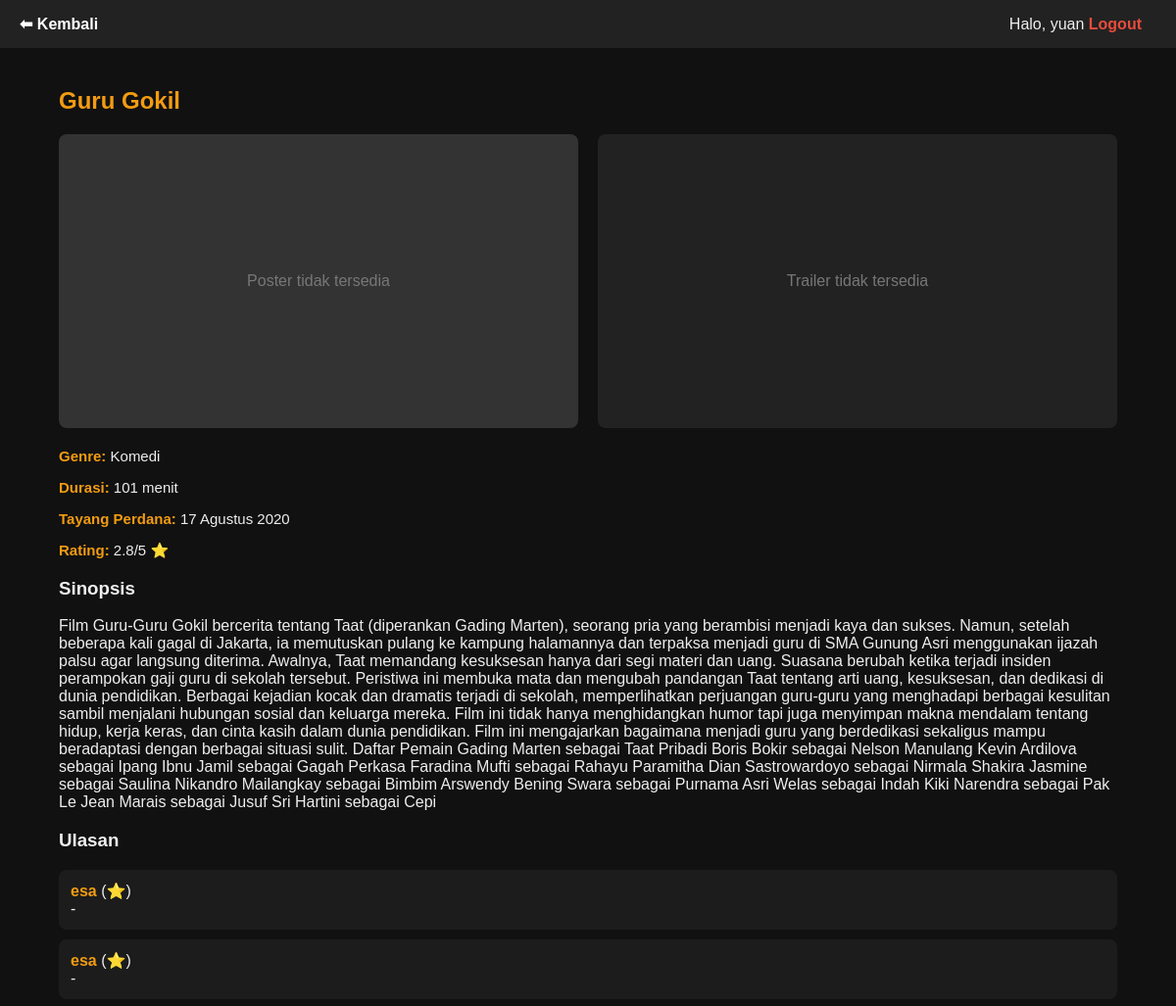
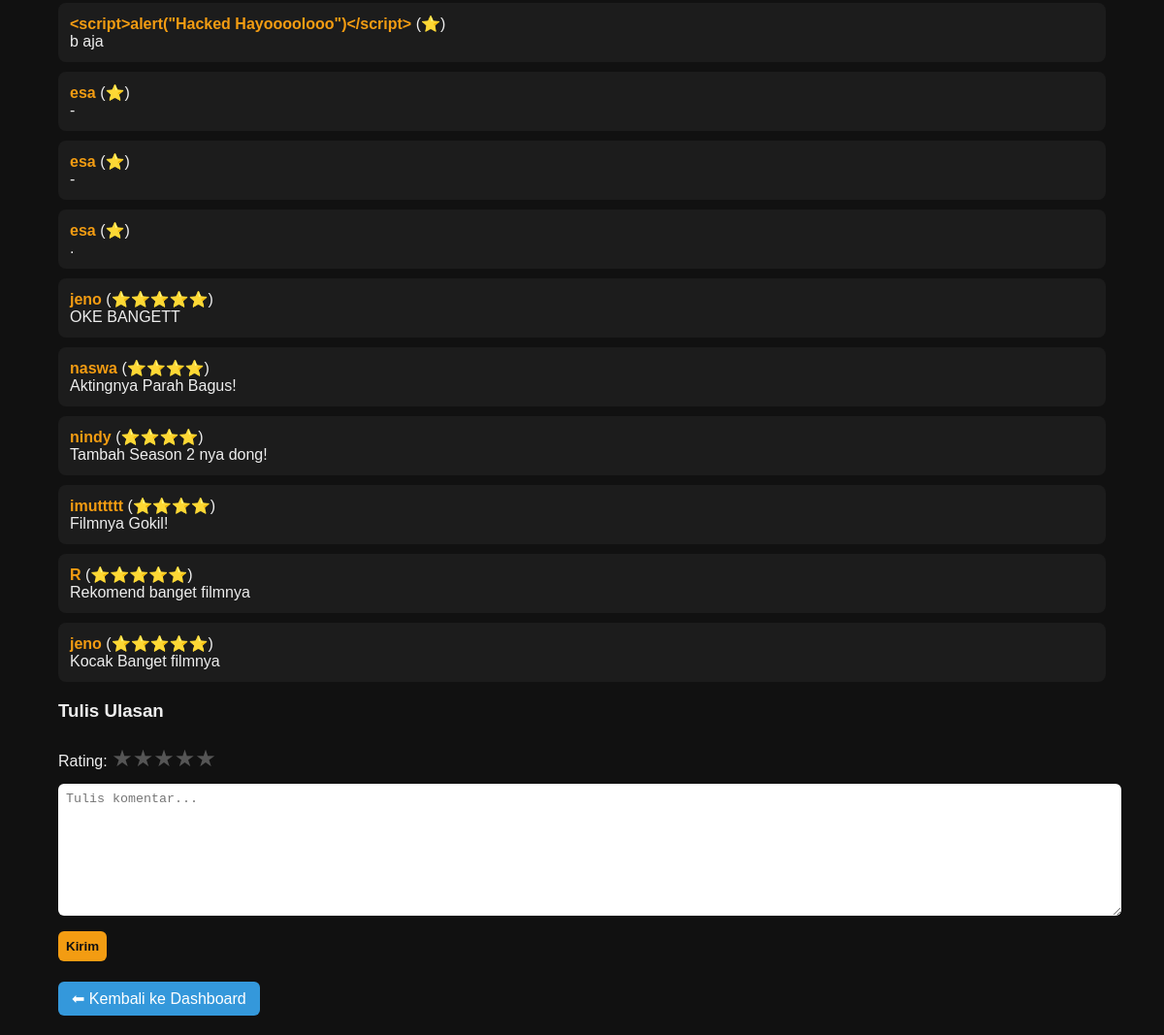
Screenshot of /detail_film.php?id=9 (signed in) with the database file from the repository (2 pictures, top to bottom).
### tables this page shows
CREATE TABLE films(
id INTEGER PRIMARY KEY AUTOINCREMENT,
judul TEXT NOT NULL,
genre TEXT NOT NULL,
durasi TEXT NOT NULL,
jadwal TEXT NOT NULL,
sinopsis TEXT,
poster TEXT,
trailer TEXT
);

CREATE TABLE ratings(
id INTEGER PRIMARY KEY AUTOINCREMENT,
username TEXT,
rating INTEGER,
komentar TEXT,
film_id INTEGER,
FOREIGN KEY (film_id) REFERENCES films(id)
);

### detail_film.php (the view, shortened to what this page needs)
<?php
include 'koneksi.php';
$id = (int)($_GET['id'] ?? 0);
$stmt = $koneksi->prepare("SELECT * FROM films WHERE id=?");
$stmt->execute([$id]);
$film = $stmt->fetch(PDO::FETCH_ASSOC);
$sinopsis = $film['sinopsis'];
$stmt = $koneksi->prepare("SELECT AVG(rating) as avg_rating FROM ratings WHERE film_id=?");
$stmt->execute([$id]);
$avg = $stmt->fetch(PDO::FETCH_ASSOC)['avg_rating'] ?? 0;
$stmt = $koneksi->prepare("SELECT * FROM ratings WHERE film_id=? ORDER BY id DESC");
$stmt->execute([$id]);
$ulasan = $stmt->fetchAll(PDO::FETCH_ASSOC);
$posterPath = '';
$trailerPath = '';
$backLink = "index.php";
if (isset($_SESSION['role'])) {
    if ($_SESSION['role'] == 'admin') {
        $backLink = "dashboard_admin.php";
    } else {
        $backLink = "dashboard_users.php";
    }
}
?>
<!DOCTYPE html>
<html lang="id">
<head>
</head>
<body>
<div class="topbar">
    <div><a href="<?php echo $backLink; ?>">⬅ Kembali</a></div>
    <div>
        <?php if (isset($_SESSION['username'])): ?>
            <span>Halo, <?php echo htmlspecialchars($_SESSION['username']); ?></span>
            <a href="logout.php" style="color:#e74c3c;">Logout</a>
        <?php else: ?>
            <a href="login.php">Login</a>
        <?php endif; ?>
    </div>
</div>
<div class="container">
    <h2><?php echo htmlspecialchars($film['judul']); ?></h2>
    <div class="media-container">
        <div>
            <?php if($posterPath): ?>
                <img src="<?php echo $posterPath; ?>" alt="<?php echo htmlspecialchars($film['judul']); ?>" class="poster">
            <?php else: ?>
                <div class="no-poster">Poster tidak tersedia</div>
            <?php endif; ?>
        </div>
        <div>
            <?php if(!empty($trailerPath)): ?>
                <video controls autoplay muted loop poster="<?php echo $posterPath; ?>">
                    <source src="<?php echo $trailerPath; ?>" type="video/mp4">
                    Browser Anda tidak mendukung pemutaran video.
                </video>
            <?php else: ?>
                <div class="no-trailer">Trailer tidak tersedia</div>
            <?php endif; ?>
        </div>
    </div>
    <div class="info">
        <p><strong>Genre:</strong> <?php echo htmlspecialchars($film['genre']); ?></p>
        <p><strong>Durasi:</strong> <?php echo htmlspecialchars($film['durasi']); ?> menit</p>
        <p><strong>Tayang Perdana:</strong> <?php echo htmlspecialchars($film['jadwal']); ?></p>
        <p><strong>Rating:</strong> <?php echo round($avg,1); ?>/5 ⭐</p>
    </div>
    <h3>Sinopsis</h3>
    <?php if(isset($_SESSION['role']) && $_SESSION['role']=='admin'): ?>
        <form method="post">
            <textarea name="sinopsis"><?php echo htmlspecialchars($sinopsis); ?></textarea><br>
        </form>
    <?php else: ?>
        <p><?php echo !empty($sinopsis) ? nl2br(htmlspecialchars($sinopsis)) : '<i>Belum ada deskripsi</i>'; ?></p>
    <?php endif; ?>
    <h3>Ulasan</h3>
    <?php foreach($ulasan as $u): ?>
        <div class="box">
            <strong><?php echo htmlspecialchars($u['username']); ?></strong>
            (<?php echo str_repeat("⭐",$u['rating']); ?>)<br>
            <?php echo nl2br(htmlspecialchars($u['komentar'])); ?>
        </div>
    <?php endforeach; ?>
    <?php if(isset($_SESSION['username'])): ?>
        <h3>Tulis Ulasan</h3>
        <form method="post">
            <label>Rating:</label>
            <div class="star-rating">
                <input type="radio" id="star5" name="rating" value="5"><label for="star5">★</label>
                <input type="radio" id="star4" name="rating" value="4"><label for="star4">★</label>
                <input type="radio" id="star3" name="rating" value="3"><label for="star3">★</label>
                <input type="radio" id="star2" name="rating" value="2"><label for="star2">★</label>
                <input type="radio" id="star1" name="rating" value="1"><label for="star1">★</label>
            </div>
            <textarea name="komentar" placeholder="Tulis komentar..." required></textarea><br>
            <button type="submit">Kirim</button>
        </form>
    <?php else: ?>
        <p><a href="login.php">Login</a> untuk memberi komentar.</p>
    <?php endif; ?>
    <a href="<?php echo $backLink; ?>" class="back-btn">⬅ Kembali ke Dashboard</a>
</div>
</body>
</html>

### detail_film.php (style rules this page uses)
body { font-family: Arial, sans-serif; margin:0; background:#111; color:#eee; }
.container { width:90%; max-width:1200px; margin:auto; padding:20px; }
.topbar { background:#222; padding:15px 20px; display:flex; justify-content:space-between; align-items:center; }
.topbar a { color:#fff; margin-right:15px; text-decoration:none; font-weight:bold; }
h2 { color:#f39c12; margin-top:20px; }
.no-poster, .no-trailer { width:100%; height:300px; background:#333; color:#777; display:flex; align-items:center; justify-content:center; border-radius:8px; }
.no-trailer { background:#222; }
.info { margin:15px 0; font-size:15px; }
.info strong { color:#f39c12; }
textarea { width:100%; height:120px; border-radius:6px; border:none; padding:8px; margin:6px 0; resize:vertical; }
select, button { padding:8px; border:none; border-radius:6px; margin:6px 0; }
button { background:#f39c12; color:#111; font-weight:bold; cursor:pointer; }
.box { background:#1c1c1c; padding:12px; border-radius:8px; margin:10px 0; }
.box strong { color:#f39c12; }
.back-btn { display:inline-block; margin-top:15px; background:#3498db; color:#fff; padding:8px 14px; border-radius:6px; text-decoration:none; }
.media-container { display:flex; gap:20px; flex-wrap:wrap; margin-bottom:20px; }
.media-container > div { flex:1 1 300px; }
.star-rating { direction: rtl; display: inline-flex; font-size: 24px; margin:6px 0; }
.star-rating label { color:#555; cursor:pointer; transition:color 0.2s; }

### rows the page displays
films: judul "Guru Gokil", genre "Komedi", durasi "101", jadwal "17 Agustus 2020", sinopsis "Film Guru-Guru Gokil bercerita tentang Taat (diperankan Gading Marten), seorang pria yang berambisi menjadi kaya dan sukses. Namun, setelah beberapa kali gagal di Jakarta, ia memutuskan pulang ke kampung halamannya dan terpaksa menjadi guru di SMA Gunung Asri menggunakan ijazah palsu agar langsung diterima. Awalnya, Taat memandang kesuksesan hanya dari segi materi dan uang. Suasana berubah ketika terjadi insiden perampokan gaji guru di sekolah tersebut. Peristiwa ini membuka mata dan mengubah pandangan Taat tentang arti uang, kesuksesan, dan dedikasi di dunia pendidikan. Berbagai kejadian kocak dan dramatis terjadi di sekolah, memperlihatkan perjuangan guru-guru yang menghadapi berbagai…"
ratings: username "esa", rating "⭐", komentar "-"
ratings: username "esa", rating "⭐", komentar "-"
ratings: username "<script>alert(\"Hacked Hayoooolooo\")</script>", rating "⭐", komentar "b aja"
ratings: username "esa", rating "⭐", komentar "-"
ratings: username "esa", rating "⭐", komentar "-"
ratings: username "esa", rating "⭐", komentar "."
ratings: username "jeno", rating "⭐⭐⭐⭐⭐", komentar "OKE BANGETT"
ratings: username "naswa", rating "⭐⭐⭐⭐", komentar "Aktingnya Parah Bagus!"
ratings: username "nindy", rating "⭐⭐⭐⭐", komentar "Tambah Season 2 nya dong!"
ratings: username "imuttttt", rating "⭐⭐⭐⭐", komentar "Filmnya Gokil!"
ratings: username "R", rating "⭐⭐⭐⭐⭐", komentar "Rekomend banget filmnya"
ratings: username "jeno", rating "⭐⭐⭐⭐⭐", komentar "Kocak Banget filmnya"

### other values shown
$_SESSION['username'] "yuan"
$avg "2.8"
